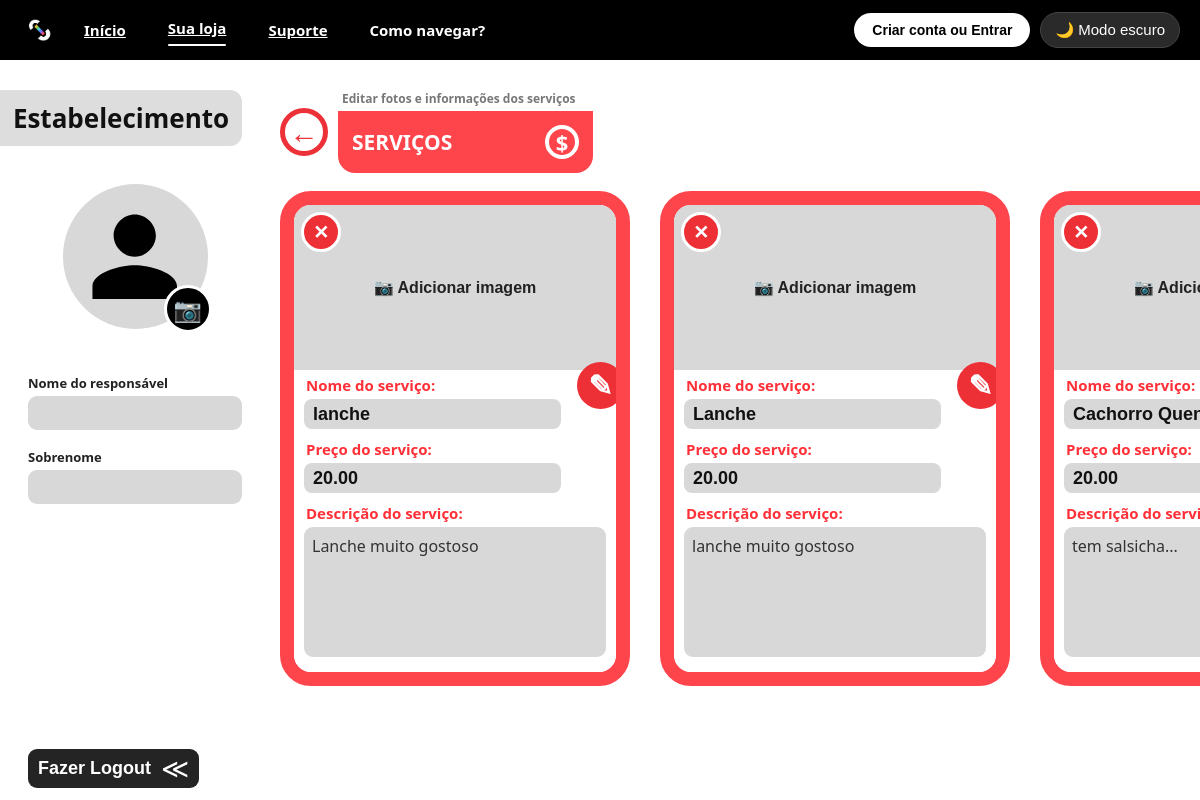
Page /servicos-loja/ on the committed database.
### AppStoreLink/models.py (models this page shows, shortened)
class Servico(models.Model):
    id_servico = models.AutoField(primary_key=True)
    nome_servico = models.CharField(max_length=100)
    preco = models.DecimalField(max_digits=10, decimal_places=2)
    descricao = models.TextField(blank=True, null=True)
    foto = models.CharField(max_length=255, blank=True, null=True)
    id_loja = models.ForeignKey(
        Loja, on_delete=models.CASCADE, db_column="id_loja"
    )

### AppStoreLink/views.py (the view, shortened to what this page needs)
# urls.py: path('servicos-loja/', servicos_loja,name='servicos-loja'),
def servicos_loja(request):
    servicos = Servico.objects.all()
    return render(request, 'AppStoreLink/servicos-loja.html', {'servicos': servicos})

### AppStoreLink/context_processors.py (called while the page is built)
def usuario_logado(request): # -> define a função que chama a cada renderização
    usuario_id = request.session.get('usuario_id') # -> essa linha define que um 'usuario_id' e logado, e nao logado e um 'None'
    usuario = Usuario.objects.filter(pk=usuario_id).first() if usuario_id else None # -> verifica se o 'usuario_id' tem valor, caso nao, retorna 'None'
    return {'usuario_logado': usuario} # -> a chave 'usuario_logado' vira o nome da var. em templates

### templates/AppStoreLink/servicos-loja.html (shortened to what this page needs)
{% load static %}
<!DOCTYPE html>
<html lang="pt-BR">
<head>
  <link
    rel="stylesheet"
    href="{% static 'AppStoreLink/styles/style.css' %}"
  >
  <link
    rel="stylesheet"
    href="{% static 'AppStoreLink/styles/servicos-loja.css' %}"
  >
</head>
<body>
  <div class="topbar">
    <div class="logo-icon">
      <img
        src="{% static 'AppStoreLink/images/icon-dark.png' %}"
        alt="StoreLink"
      >
    </div>
    <a
      class="nav-btn"
      href="{% url 'index' %}"
    >
      Início
    </a>
    <a
      class="nav-btn active"
      href="{% url 'perfil-loja' %}"
    >
      Sua loja
    </a>
    <a
      id="suporte"
      class="nav-btn"
      href="{% url 'suporte' %}"
    >
      Suporte
    </a>
    <a
      class="nav-btn"
      onclick="setActiveNav(this)"
    >
      Como navegar?
    </a>
    {% if request.user.is_authenticated %}
      <button
        type="button"
        class="nav-account-btn"
        data-url="{% url 'perfil-consumidor' %}"
        onclick="location.href=this.dataset.url"
      >
        👤 Minha conta
      </button>
    {% else %}
      <button
        type="button"
        class="nav-account-btn"
        data-url="{% url 'cadastro' %}"
        onclick="location.href=this.dataset.url"
      >
        Criar conta ou Entrar
      </button>
    {% endif %}
    <button
      type="button"
      class="theme-toggle"
      onclick="toggleTheme(this)"
    >
      🌙 Modo escuro
    </button>
  </div>
  <main class="servico-page">
    <aside class="servico-perfil">
      <div class="servico-badge">
        Estabelecimento
      </div>
      <div class="servico-avatar-wrap">
        <label
          class="servico-avatar"
          for="foto-responsavel-servico"
        >
          <svg
            viewBox="0 0 24 24"
            aria-hidden="true"
          >
            <path
              d="
                M12 12
                c2.7 0 5-2.3 5-5
                s-2.3-5-5-5
                -5 2.3-5 5
                2.3 5 5 5
                z
                m0 2
                c-3.3 0-10 1.7-10 5
                v3
                h20
                v-3
                c0-3.3-6.7-5-10-5
                z
              "
            />
          </svg>
        </label>
        <label
          class="servico-camera-badge"
          for="foto-responsavel-servico"
          title="Adicionar foto"
        >
          📷
        </label>
      </div>
      <div class="servico-perfil-fields">
        <div class="servico-perfil-field">
          <label>
            Nome do responsável
          </label>
          <input
            type="text"
            value="{{ request.AppStoreLink_usuario.nome }}"
          >
        </div>
        <div class="servico-perfil-field">
          <label>
            Sobrenome
          </label>
          <input
            type="text"
            value="{{ request.AppStoreLink_usuario.sobrenome }}"
          >
        </div>
      </div>
      <button
        type="button"
        class="servico-logout"
      >
        Fazer Logout
        <span>
          ≪
        </span>
      </button>
    </aside>
    <section class="servico-conteudo">
      <div class="servico-topo">
        <a
          class="servico-voltar"
          href="{% url 'perfil-loja' %}"
          aria-label="Voltar"
          title="Voltar"
        >
          ←
        </a>
        <div class="servico-topo-info">
          <p class="servico-editar-texto">
            Editar fotos e informações dos serviços
          </p>
          <div class="servico-titulo-box">
            <h1>
              SERVIÇOS
            </h1>
            <div class="servico-dinheiro">
              $
            </div>
          </div>
        </div>
      </div>
      <div
        class="servico-cards-scroll"
        id="servicoCards"
      >
        {% for servico in servicos %}
          <div class="servico-card">
            <button
              type="button"
              class="servico-excluir-card"
              onclick="excluirServicoCard(this)"
              aria-label="Excluir serviço"
              title="Excluir serviço"
            >
              ✕
            </button>
            <div class="servico-imagem">
              {% if servico.foto %}
                <img
                  class="servico-preview servico-preview-existente"
                  src="{{ servico.foto }}"
                  alt="{{ servico.nome_servico }}"
                >
                <button
                  type="button"
                  class="servico-trocar-imagem"
                  aria-label="Trocar imagem"
                  title="Trocar imagem"
                >
                  ✎
                </button>
              {% else %}
                <button
                  type="button"
                  class="servico-botao-imagem"
                >
                  📷 Adicionar imagem
                </button>
              {% endif %}
            </div>
            <div class="servico-card-conteudo">
              <button
                type="button"
                class="servico-editar-info"
                aria-label="Editar informações"
                title="Editar informações"
              >
                ✎
              </button>
              <form method="POST">
                <label>
                  Nome do serviço:
                </label>
                <input
                  name="nome_servico"
                  type="text"
                  value="{{ servico.nome_servico }}"
                  placeholder="Nome do serviço"
                >
                <label>
                  Preço do serviço:
                </label>
                <input
                  name="preco"
                  type="text"
                  value="{{ servico.preco }}"
                  placeholder="R$ 00,00"
                >
                <label>
                  Descrição do serviço:
                </label>
                <textarea
                  name="descricao"
                  placeholder="Descrição do serviço..."
                >{{ servico.descricao|default:'' }}</textarea>
              </form>
            </div>
          </div>
        {% endfor %}
      </div>
    </section>
  </main>
</body>
</html>

### AppStoreLink/static/AppStoreLink/styles/style.css (style rules this page uses)
* { margin: 0; padding: 0; box-sizing: border-box; }
:root { --bg-page: #ffffff; --text-color: #222222; --hint-color: #b8b8b8; --topbar-bg: #000000; --search-bg: #000000; }
body { font-family: 'Segoe UI', Arial, sans-serif; background: var(--bg-page); color: var(--text-color); transition: background 0.25s ease, color 0.25s ease; }
.topbar { background: var(--topbar-bg); display: flex; align-items: center; padding: 10px 20px; gap: 10px; position: relative; z-index: 200; }
.logo-icon { width: 38px; height: 38px; background: transparent; border-radius: 8px; display: flex; align-items: center; justify-content: center; overflow: hidden; padding: 4px; }
.logo-icon img { width: 100%; height: 100%; object-fit: contain; }
.nav-btn { position: relative; background: transparent; border: none; color: #fff; font-weight: 600; font-size: 15px; padding: 10px 16px; border-radius: 6px; cursor: pointer; transition: transform 0.2s ease, color 0.2s ease, background 0.2s ease; }
.nav-btn.active { color: #fff; transform: translateY(-2px); }
.nav-btn.active::after { content: ""; position: absolute; left: 16px; right: 16px; bottom: 2px; height: 2px; border-radius: 2px; background: #fff; }
.nav-account-btn { margin-left: auto; background: #fff; color: #000; border: none; font-weight: 700; font-size: 14px; padding: 9px 18px; border-radius: 20px; cursor: pointer; display: flex; align-items: center; gap: 6px; transition: transform 0.2s ease, filter 0.2s ease; }
.theme-toggle { background: #2a2a2a; border: 1px solid #444; color: #fff; font-size: 15px; padding: 8px 14px; border-radius: 20px; cursor: pointer; display: flex; align-items: center; gap: 6px; }

### rows in the picture
Servico: shows "📷 Adicionar imagem", nome_servico "lanche", preco "20.00", descricao "Lanche muito gostoso"
Servico: shows "📷 Adicionar imagem", nome_servico "Lanche", preco "20.00", descricao "lanche muito gostoso"
Servico: nome_servico "Cachorro Quente", preco "20.00", descricao "tem salsicha..."
